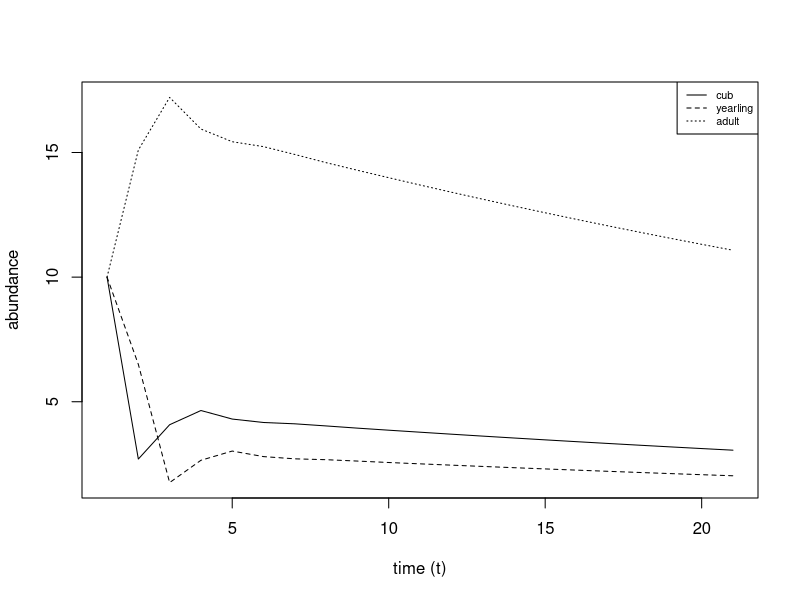

Recreate this plot in R.
# Function- projection and plotting this- DOESN'T RUN
# 23/10/25

# Function to compute projection over given time interval - issues with nrow?
mat.proj<- function(N0, mat, time_int){
  out.mat<-matrix(0, nrow=nrow(mat), ncol= (time_int+1)) # creates empty matrix to fill
  rownames(out.mat)<- rownames(mat)   
  colnames(out.mat)<- c(0:time_int)    # col named for years of projection (initial labelled 0)
  out.mat[,1]<- N0                            # first col= N0 
  for(t in 2:(time_int+1))                # starting from second col, until final 
  {
    out.mat[, t]<- mat %*% out.mat[,t-1]
  }
  return(out.mat)
}  
# Function name = mat.proj  
# Arguments
# N0       : initial population structure for each age class  
# mat      : vital rate matrix 
# time_int : (time interval) number of years projected
# Purpose= out.mat is the resulting matrix filled with abundance for age classes by column, with number of columns reflecting number of years projected.
# Can be plotted with plot.plot function below

# TESTING FUNCTION
n0<- c(10, 10, 10)
names<- c("cub", "yearling", "adult")
# creating matrix 
Fmat<- matrix(0, nrow=3, ncol=3)# blank female (F) matrix of zeros to fill
Fmat[1,3]<- 0.27   # female reproduction
Fmat[2,1]<- 0.65    # cub to yearling 
Fmat[3,]<- c(0, 0.65, 0.86)  # yearling to adult, adult survival as(n-1/n)mat.proj()

rownames(Fmat)<- names
colnames(Fmat)<- names

proj<- mat.proj(n0, Fmat, 20)
proj  # SUCCESS! 




# Function to plot output of mat.proj
plot.proj<- function(pmat,
                     vec_col= "black", 
                     nSex=1,
                     ylab = "abundance", 
                     xlab = "time (t)",
                     legend.pos = "topright", 
                     cex.legend = 0.8) {
  nStages=(nrow(pmat))
  if(nSex==1) 
  {
    lty_vec<- seq_len(nStages)   # single sex, lty = age classes
  }
  else {
    lty_vec<- rep(seq_len(nStages), times=2) # line types repeated for sexes 
  }        
  
  matplot(t(pmat), # transposing the matrix to plot col on x and abundance on y
        type="l",  # type l for line
        lty= lty_vec,
        col=c(vec_col), 
        ylab = ylab, 
        xlab = xlab)
                 
legend("topright", 
       legend= rownames(pmat),  
       cex=0.65,
       lty= lty_vec,  # line type matches graph
       col=vec_col)            # colours match graph
}

# Function name = plot.proj  
# Arguments
# pmat   : matrix output of projection (out.mat)
# v_cols : Colour vector length 2, col1 for sex1
# Purpose= plots the projected matrix with a key corresponding to stage and sex. MUST HAVE EQUAL STAGES FOR EACH SEX

# TEST
plot<- plot.proj(proj)
